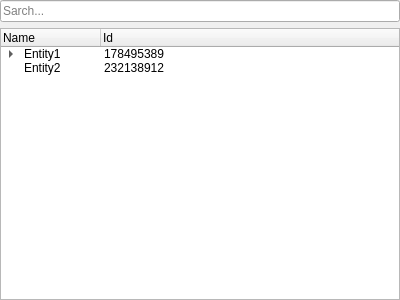
<?xml version="1.0" encoding="UTF-8"?>
<ui version="4.0">
 <class>outlinerDockWidget</class>
 <widget class="QDockWidget" name="outlinerDockWidget">
  <property name="geometry">
   <rect>
    <x>0</x>
    <y>0</y>
    <width>400</width>
    <height>300</height>
   </rect>
  </property>
  <property name="windowTitle">
   <string>Outliner</string>
  </property>
  <widget class="QWidget" name="dockWidgetContents">
   <layout class="QVBoxLayout" name="verticalLayout">
    <property name="leftMargin">
     <number>0</number>
    </property>
    <property name="topMargin">
     <number>0</number>
    </property>
    <property name="rightMargin">
     <number>0</number>
    </property>
    <property name="bottomMargin">
     <number>0</number>
    </property>
    <item>
     <widget class="QLineEdit" name="lineEdit">
      <property name="placeholderText">
       <string>Sarch...</string>
      </property>
     </widget>
    </item>
    <item>
     <widget class="QTreeWidget" name="treeWidget">
      <column>
       <property name="text">
        <string>Name</string>
       </property>
      </column>
      <column>
       <property name="text">
        <string>Id</string>
       </property>
      </column>
      <item>
       <property name="text">
        <string>Entity1</string>
       </property>
       <property name="text">
        <string>178495389</string>
       </property>
       <item>
        <property name="text">
         <string>SubEntity1</string>
        </property>
        <property name="text">
         <string>787739874</string>
        </property>
       </item>
      </item>
      <item>
       <property name="text">
        <string>Entity2</string>
       </property>
       <property name="text">
        <string>232138912</string>
       </property>
      </item>
     </widget>
    </item>
    <item>
     <layout class="QHBoxLayout" name="horizontalLayout"/>
    </item>
   </layout>
  </widget>
 </widget>
 <resources/>
 <connections/>
</ui>
